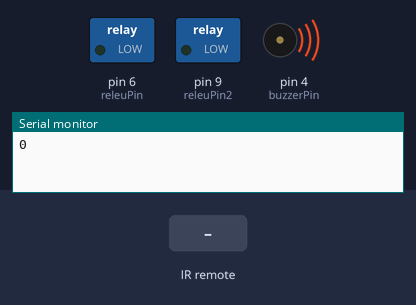
A sketch run on a simulated Arduino Uno, built with avr-gcc and run on an emulated ATmega328P. Shown: switched loads named in the sketch (green lamp = pin HIGH), buzzer (waves = sounding), the last lines printed to the serial monitor. The test bench sets the inputs (shaded band).

Above: at 0.17 s.
At 1.3 s:
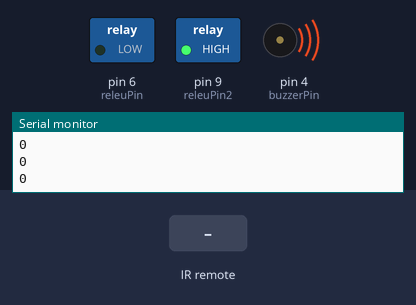
1.5 s: infrared code 0xE13DDA28 received
4.5 s: infrared code 0xB9F56762 received
At 5.9 s:
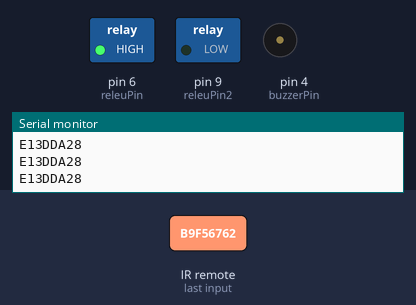
Timing chart, 0 to 7.5 s (numbered marks = the images above; inputs shaded):
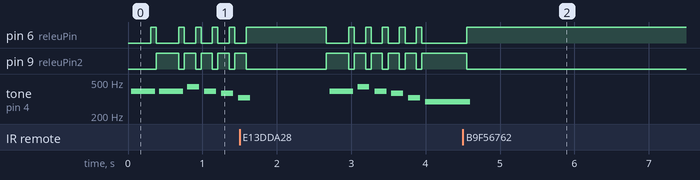

The sketch:

instalatie-BONUS.ino
```cpp
#include <IRremote.h>

const int receiver = 5;
IRrecv irrecv(receiver);
decode_results results;
const byte releuPin = 6;
const byte releuPin2=9;
volatile byte stat = 0;
const int buzzerPin = 4;


volatile int mod = 0;
volatile int track = 0;
volatile int n;

int k=0;

const int length[8] = {73,69,71,29,51,77,64,63}; // numarul de note din fiecare piesa
const char * notes[8] = \
 {"ggagsed deggsgg ggagsed deggsgg DCbCDbCbabCabagabgagsgasgsesgeseddeggsgg ", \
 "ddaagfedcdefga ddaagfedcdefga avgavCDagfdefgfgavaagfedfedgfgavCDagfed" , \
 "cfffgagavCavafggfcfffgagavCavafggffaCDCvagfgavCcfagfccfffgagavCavafggf " , \
 "faagfvvagaCCbCaDCvagfeagffef ", \
 "aavCagfgagdgavCaggfgagff vavCDDaaCagfecavCagfgagff ", \
 "cffefaagCCCvagacffefaagCffeedcCCCfvaagCCCfvaagDDDCvavgavCffgaDDDCvavgavCffgf ",\
 "ggdgadbabCbaggsesgabsedd DCbCbabgasedggsgagdbbabCbabCbagsgCbagg ", \
 "egbbbaCbagabgegasedeaaeesgsedgabbbaCbag DD bb baCdagabgegasede "};

const byte beats[8][77] = {
{2,2,1,1,1,1,4,2,2,2,2,2,2,4,2,2,2,2,1,1,1,1,4,2,2,2,2,2,2,4,2,2,3,1,1,1,1,1,3,1,1,1,1,1,3,1,1,1,1,1,3,1,1,1,1,1
,3,1,1,1,1,1,3,1,2,2,2,2,2,2,4,2,2 }, \
{2,2,2,2,2,2,2,2,2,2,2,2,2,4,2,2,2,2,2,2,2,2,2,2,2,2,2,2,4,2,2,2,2,2,2,2,2,2,2,2,2,2,2,4,2,2,4,2,2,2,2,2,2,4,1,1
,2,4,2,2,2,2,2,2,2,2,2,2,8 } , \
{2,2,2,2,2,1,1,1,1,2,2,2,1,1,2,2,6,2,2,2,2,2,1,1,1,1,2,2,2,1,1,2,2,6,1,1,3,1,1,1,1,1,1,1,1,1,2,2,2,2,2,2,4,4,2,2
,2,2,1,1,1,1,2,2,2,1,1,2,2,6,2 } , \
{ 2,3,1,2,2,2,2,2,2,2,2,2,2,6,2,3,1,2,2,2,2,2,2,2,2,2,2,6,2 }, \
{ 2,3,1,2,2,4,4,3,1,2,2,8,3,1,2,2,3,1,4,2,2,3,1,6,2,3,1,2,2,2,2,2,2,2,2,2,2,6,2,2,2,2,2,4,4,2,2,3,1,8,8}, \
{2,2,3,1,2,2,2,2,2,2,3,1,2,2,4,2,2,3,1,2,2,2,2,2,2,3,1,2,2,4,2,2,2,2,2,2,2,2,2,2,2,2,2,2,2,2,2,2,2,2,2,2,4,2,1,1
,3,1,2,2,4,3,1,2,2,2,2,4,2,1,1,3,1,2,2,4,8},  \
{ 2,3,1,2,2,4,4,3,1,2,2,8,3,1,2,2,3,1,4,2,2,3,1,6,2,3,1,2,2,2,2,2,2,2,2,2,2,6,2,2,2,2,2,4,4,2,2,3,1,8,8}, \
{2,2,3,1,2,2,2,2,2,2,3,1,2,2,4,2,2,3,1,2,2,2,2,2,2,3,1,2,2,4,2,2,2,2,2,2,2,2,2,2,2,2,2,2,2,2,2,2,2,2,2,2,4,2,1,1
,3,1,2,2,4,3,1,2,2,2,2,4,2,1,1,3,1,2,2,4,8}};

const int tempo[8] = {150,150,150,150,150,150,150,150};


void playTone(int tone, int duration) {
 for (long i = 0; i < duration * 1000L; i += tone * 2) {
 digitalWrite(buzzerPin, HIGH);
 delayMicroseconds(tone);
 digitalWrite(buzzerPin, LOW);
 delayMicroseconds(tone);
 }
}

void playNote(char note, int duration)
{
 const char names[] = { 'c', 'd', 'e', 'f', 's', 'g', 'a', 'v', 'b', 'C', 'D', 'E' }; // note
 const int tones[] = { 1915, 1700, 1519, 1432, 1352, 1275, 1136, 1073, 1014, 956, 852, 758 };
// frecvente
 for (int i = 0; i < 12; i++)
 {
 if (names[i] == note) playTone(tones[i], duration);
 } }

void setup() {
  // put your setup code here, to run once:
  Serial.begin(9600);
  irrecv.enableIRIn();
  pinMode(releuPin, OUTPUT);
  pinMode(releuPin2, OUTPUT);
 pinMode(buzzerPin, OUTPUT);

}

void loop() {
  // put your main code here, to run repeatedly:
Serial.println(results.value,HEX);

        for (n = 0; n < length[track]; n++)
        {

        if (notes[track][n] == ' ')
        {delay(beats[track][n] * tempo[track]); // pauză
        digitalWrite(releuPin,LOW);
        digitalWrite(releuPin2,HIGH);
        }
         else playNote(notes[track][n], beats[track][n] * tempo[track]);
        { digitalWrite(releuPin,HIGH);
          digitalWrite(releuPin2,LOW);
        }

        Serial.println(results.value,HEX);


         if (irrecv.decode(&results))
         {
         switch(results.value)
         {
          case 0xE13DDA28:track=0;n=0;delay(1000);break;
          case 0xAD586662:track=1;n=0;delay(1000);break;
          case 0x273009C4:track=2;n=0;delay(1000);break;
          case 0xF5999288:track=3;n=0;delay(1000);break;
          case 0x731A3E02:track=4;n=0;delay(1000);break;
          case 0x2C452C6C:track=5;n=0;delay(1000);break;
          case 0x4592E14C:track=6;n=0;delay(1000);break;
          case 0x6825E53E:track=7;n=0;delay(1000);break;
          case 0xB9F56762:delay(10000);
                          digitalWrite(releuPin,LOW);
                          digitalWrite(releuPin2,LOW);


         }
          irrecv.resume();
         }
          delay(tempo[track]/2);   //break between musical notes
          digitalWrite(releuPin,LOW);

          if(results.value!=0xB9F56762)
          digitalWrite(releuPin2,HIGH);
          else
          digitalWrite(releuPin2,LOW);

        }

}
```

Measured:
- after the input at 4.5 s, pin 6 (releuPin): goes on until 4.6 s, then stays HIGH; pin 9 (releuPin2): goes on until 4.6 s, then stays LOW; tone on pin 4 (buzzerPin): goes on until 4.6 s, then stays silent
- by itself, tone on pin 4 (buzzerPin): plays 391 Hz for 0.32 s, 439 Hz for 0.16 s, 391 Hz for 0.16 s, 369 Hz for 0.16 s, 328 Hz for 0.16 s, 294 Hz for 0.50 s
